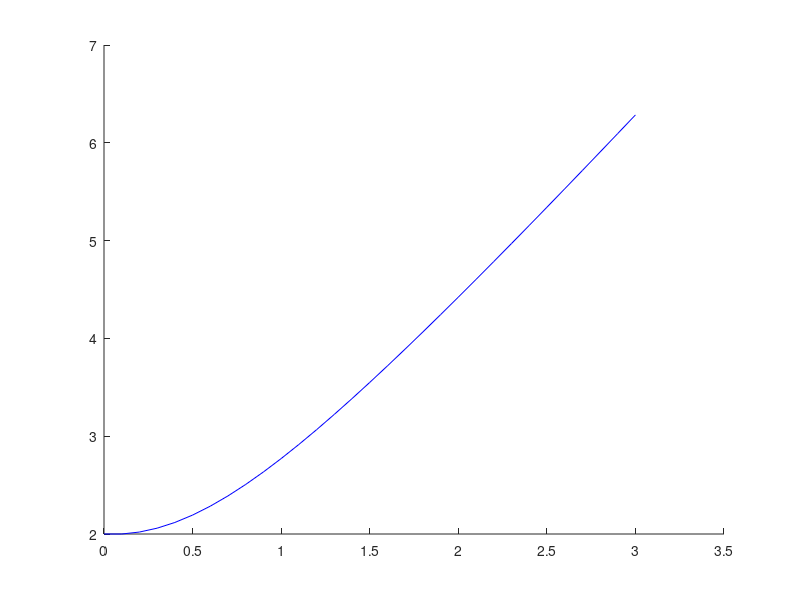

This chart was generated by the following MATLAB code: (Note: this script raises an error after producing the figure.)
clc
clear all
a=0; %definir los limites de integracion
b=3;
f=@(t,x)[4*t/x];
F1=@(t,x,h)[h*f(t,x)];
t(1)=a; x1(1)=2;
h=0.1;
N=(b-a)/h;
for k=1:N
    t(k+1)=t(k)+h;
    x1(k+1)=x1(k)+f(t(k),x1(k))*h;
end
hold on
plot(t,x1,'b')%solucion en azul para el metodo de Euler

syms y(t)
eqn = diff(y,t) == 4*y/t;
z = dsolve(eqn)
ezplot(z,[0,3])
legend ('Euler','Analitica')
hold off